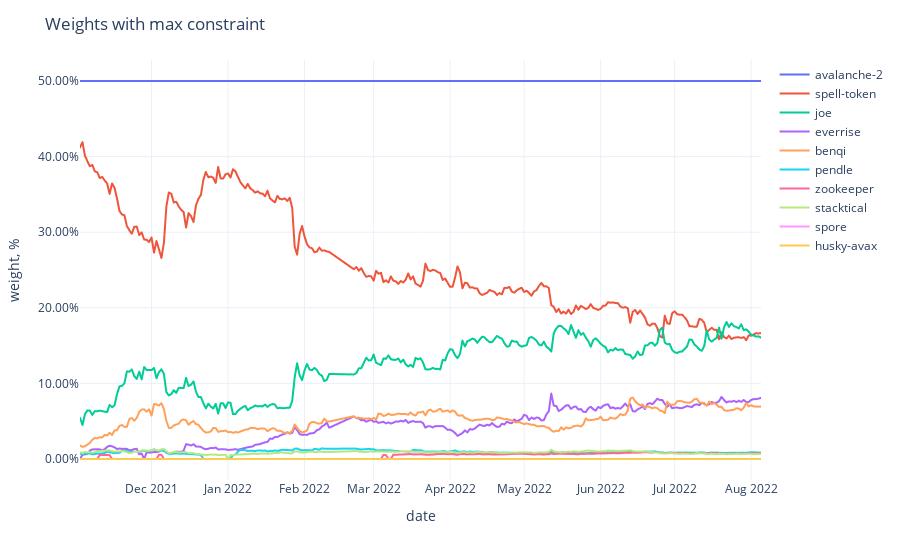

Source (notebook cell):
### Code cell
fig = px.line(adjusted_weights,
              labels={'value': 'weight, %', 'variable': ''})
fig.update_traces(
    hovertemplate="%{y}"
)
fig.update_yaxes(
    tickformat=".2%",
)
fig.update_xaxes(
    showspikes=True,
    spikethickness=2,
    spikedash="dot",
    spikecolor="#999999",
    spikemode="across",
)
fig.update_layout(
    hovermode="x",
    hoverdistance=100,  ## Distance to show hover label of data point
    spikedistance=1000,  ## Distance to show spike
    template='plotly_white',
    title='Weights with max constraint'
)

### Figure 1 — Plotly figure (JSON) as saved in the notebook; plotly's stock layout.template omitted (floating-point values rounded to 4 significant figures; data arrays with more than 128 entries replaced by an {"elided": "..."} marker saying what was removed)
{"data": [{"hovertemplate": "%{y}", "legendgroup": "avalanche-2", "line": {"color": "#636efa", "dash": "solid"}, "marker": {"symbol": "circle"}, "mode": "lines", "name": "avalanche-2", "showlegend": true, "type": "scattergl", "x": {"elided": "268 str values"}, "xaxis": "x", "y": {"elided": "268 float values"}, "yaxis": "y"}, {"hovertemplate": "%{y}", "legendgroup": "spell-token", "line": {"color": "#EF553B", "dash": "solid"}, "marker": {"symbol": "circle"}, "mode": "lines", "name": "spell-token", "showlegend": true, "type": "scattergl", "x": {"elided": "268 str values"}, "xaxis": "x", "y": {"elided": "268 float values"}, "yaxis": "y"}, {"hovertemplate": "%{y}", "legendgroup": "joe", "line": {"color": "#00cc96", "dash": "solid"}, "marker": {"symbol": "circle"}, "mode": "lines", "name": "joe", "showlegend": true, "type": "scattergl", "x": {"elided": "268 str values"}, "xaxis": "x", "y": {"elided": "268 float values"}, "yaxis": "y"}, {"hovertemplate": "%{y}", "legendgroup": "everrise", "line": {"color": "#ab63fa", "dash": "solid"}, "marker": {"symbol": "circle"}, "mode": "lines", "name": "everrise", "showlegend": true, "type": "scattergl", "x": {"elided": "268 str values"}, "xaxis": "x", "y": {"elided": "268 float values"}, "yaxis": "y"}, {"hovertemplate": "%{y}", "legendgroup": "benqi", "line": {"color": "#FFA15A", "dash": "solid"}, "marker": {"symbol": "circle"}, "mode": "lines", "name": "benqi", "showlegend": true, "type": "scattergl", "x": {"elided": "268 str values"}, "xaxis": "x", "y": {"elided": "268 float values"}, "yaxis": "y"}, {"hovertemplate": "%{y}", "legendgroup": "pendle", "line": {"color": "#19d3f3", "dash": "solid"}, "marker": {"symbol": "circle"}, "mode": "lines", "name": "pendle", "showlegend": true, "type": "scattergl", "x": {"elided": "268 str values"}, "xaxis": "x", "y": {"elided": "268 float values"}, "yaxis": "y"}, {"hovertemplate": "%{y}", "legendgroup": "zookeeper", "line": {"color": "#FF6692", "dash": "solid"}, "marker": {"symbol": "circle"}, "mode": "lines", "name": "zookeeper", "showlegend": true, "type": "scattergl", "x": {"elided": "268 str values"}, "xaxis": "x", "y": {"elided": "268 float values"}, "yaxis": "y"}, {"hovertemplate": "%{y}", "legendgroup": "stacktical", "line": {"color": "#B6E880", "dash": "solid"}, "marker": {"symbol": "circle"}, "mode": "lines", "name": "stacktical", "showlegend": true, "type": "scattergl", "x": {"elided": "268 str values"}, "xaxis": "x", "y": {"elided": "268 float values"}, "yaxis": "y"}, {"hovertemplate": "%{y}", "legendgroup": "spore", "line": {"color": "#FF97FF", "dash": "solid"}, "marker": {"symbol": "circle"}, "mode": "lines", "name": "spore", "showlegend": true, "type": "scattergl", "x": {"elided": "268 str values"}, "xaxis": "x", "y": {"elided": "268 int values"}, "yaxis": "y"}, {"hovertemplate": "%{y}", "legendgroup": "husky-avax", "line": {"color": "#FECB52", "dash": "solid"}, "marker": {"symbol": "circle"}, "mode": "lines", "name": "husky-avax", "showlegend": true, "type": "scattergl", "x": {"elided": "268 str values"}, "xaxis": "x", "y": {"elided": "268 int values"}, "yaxis": "y"}], "layout": {"autosize": true, "hoverdistance": 100, "hovermode": "x", "legend": {"title": {"text": ""}, "tracegroupgap": 0}, "margin": {"t": 60}, "spikedistance": 1000, "title": {"text": "Weights with max constraint"}, "xaxis": {"anchor": "y", "autorange": true, "domain": [0, 1], "range": ["2021-11-02", "2022-08-05"], "showspikes": true, "spikecolor": "#999999", "spikedash": "dot", "spikemode": "across", "spikethickness": 2, "title": {"text": "date"}, "type": "date"}, "yaxis": {"anchor": "x", "autorange": true, "domain": [0, 1], "range": [-0.02778, 0.5278], "tickformat": ".2%", "title": {"text": "weight, %"}, "type": "linear"}}}
